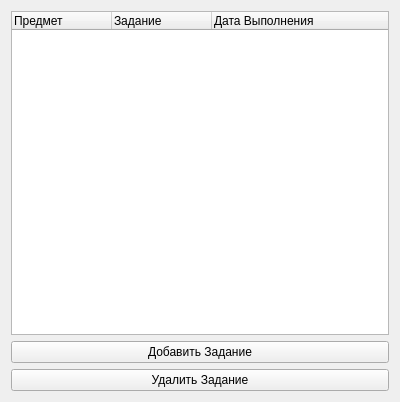
<?xml version="1.0" encoding="UTF-8"?>
<ui version="4.0">
 <class>Form</class>
 <widget class="QWidget" name="Form">
  <property name="geometry">
   <rect>
    <x>0</x>
    <y>0</y>
    <width>400</width>
    <height>402</height>
   </rect>
  </property>
  <property name="windowTitle">
   <string>Form</string>
  </property>
  <layout class="QVBoxLayout" name="verticalLayout">
   <item>
    <widget class="QTreeWidget" name="treeWidget">
     <column>
      <property name="text">
       <string>Предмет</string>
      </property>
     </column>
     <column>
      <property name="text">
       <string>Задание</string>
      </property>
     </column>
     <column>
      <property name="text">
       <string>Дата Выполнения</string>
      </property>
     </column>
    </widget>
   </item>
   <item>
    <widget class="QPushButton" name="pushButton_2">
     <property name="text">
      <string>Добавить Задание</string>
     </property>
    </widget>
   </item>
   <item>
    <widget class="QPushButton" name="pushButton">
     <property name="text">
      <string>Удалить Задание</string>
     </property>
    </widget>
   </item>
  </layout>
 </widget>
 <resources/>
 <connections/>
</ui>
